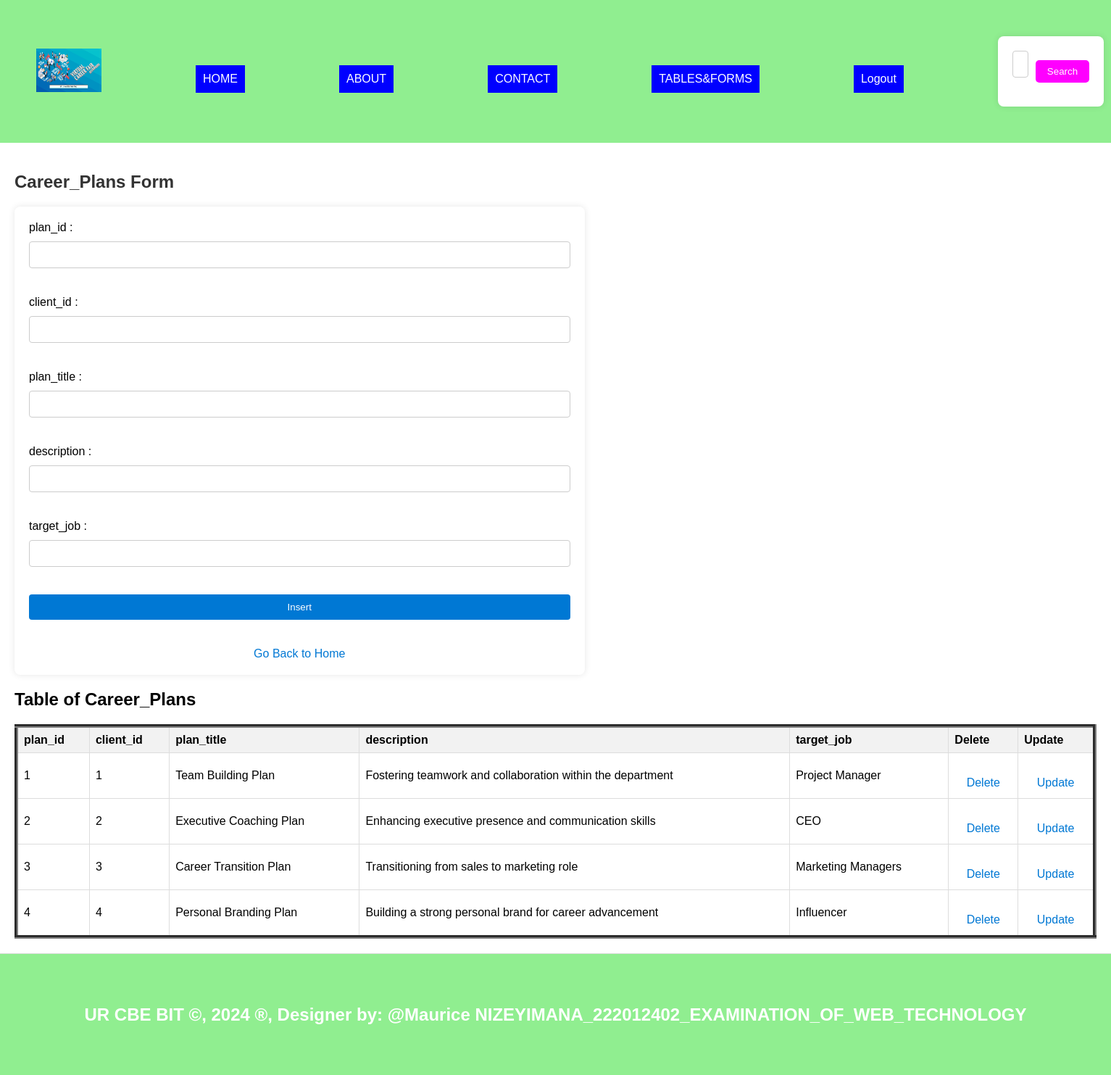
/Career_Plans.php, run on the app's committed database.
### tables this page shows
CREATE TABLE `career_plans` (
  `plan_id` int(11) NOT NULL,
  `client_id` int(11) DEFAULT NULL,
  `plan_title` varchar(100) DEFAULT NULL,
  `description` text DEFAULT NULL,
  `target_job` varchar(100) DEFAULT NULL
);

### Career_Plans.php (the view, shortened to what this page needs)
<?php
include "menu.php";
?>
<section>
    <h1>Career_Plans  Form</h1>
    <form method="post" onsubmit="return confirmInsert();">
        <label for="planid">plan_id   :</label>
        <input type="number" id="planid" name="planid"><br><br>
        <label for="clientid">client_id  :</label>
        <input type="number" id="clientid" name="clientid" required><br><br>
        <label for="plant">plan_title  :</label>
        <input type="text" id="plant" name="plant" required><br><br>
        <label for="descr">description :</label>
        <input type="text" id="descr" name="descr" required><br><br>
        <label for="tagj">target_job  :</label>
        <input type="text" id="tagj" name="tagj" required><br><br>
        <input type="submit" name="add" value="Insert"><br><br>
        <a href="./home.php">Go Back to Home</a>
    </form>
<!DOCTYPE html>
<html>
<head>
</head>
<body>
    <center><h2>Table of Career_Plans</h2></center>
    <table border="5">
        <tr>
            <th>plan_id</th>
            <th>client_id</th>
            <th>plan_title</th>
            <th>description</th>
            <th>target_job</th>
            <th>Delete</th>
            <th>Update</th>
        </tr>
        <?php
       include "database_connection.php";
        $sql = "SELECT * FROM Career_Plans";
        $result = $connection->query($sql);
        if ($result->num_rows > 0) {
            while ($row = $result->fetch_assoc()) {
                $plan_id = $row['plan_id'];
                echo "<tr>
                    <td>" . $row['plan_id'] . "</td>
                    <td>" . $row['client_id'] . "</td>
                    <td>" . $row['plan_title'] . "</td>
                    <td>" . $row['description'] . "</td>
                    <td>" . $row['target_job'] . "</td>
                    <td><a style='padding:4px' href='delete_Career_Plans.php?plan_id=$plan_id'>Delete</a></td>
                    <td><a style='padding:4px' href='update_Career_Plans.php?plan_id=$plan_id'>Update</a></td>
                </tr>";
            }
        } else {
            echo "<tr><td colspan='6'>No data found</td></tr>";
        }
        ?>
    </table>
</body>
</html>
</section>
 <footer>
    <center><b><h2>UR CBE BIT &copy, 2024 &reg, Designer by: @Maurice NIZEYIMANA_222012402_EXAMINATION_OF_WEB_TECHNOLOGY</h2></b></center>
  </footer>
</body>
</html>

### style.css (style rules this page uses)
body { font-family: Arial, sans-serif; margin: 0; padding: 0; }
section { padding:82px; border-bottom: 1px solid #ddd; }
footer { text-align: center; padding: 20px; background-color:darkmagenta; }

### menu.php (style rules this page uses)
body { background-image: url('./Image/virtual.jpeg'); background-size: cover; margin: 0; padding: 0; }
footer { background-color: lightgreen; padding: 50px; text-align: center; color: white; }

### Career_Plans.php (style rules this page uses)
table { width: 100%; border-collapse: collapse; }
th, td { border: 1px solid #ddd; padding: 8px; text-align: left; }
th { background-color: #f2f2f2; }
section { padding: 20px; display: flex; justify-content: flex-start; align-items: flex-start; flex-direction: column; }
h1 { text-align: center; color: #333; }
form { width: 50%; margin-right: auto; background-color: #fff; padding: 20px; border-radius: 8px; box-shadow: 0 0 10px rgba(0, 0, 0, 0.1); }
label { display: block; margin-bottom: 10px; }
input[type="number"], input[type="text"] { width: 100%; padding: 10px; margin-bottom: 20px; border: 1px solid #ccc; border-radius: 4px; box-sizing: border-box; }
input[type="submit"] { width: 100%; padding: 10px; background-color: #0078D4; color: #fff; border: none; border-radius: 4px; cursor: pointer; transition: background-color 0.3s; }
a { display: block; text-align: center; color: #0078D4; text-decoration: none; margin-top: 20px; }

### data on the page
career_plans: plan_id "1", client "1", plan_title "Team Building Plan", description "Fostering teamwork and collaboration within the department", target_job "Project Manager"
career_plans: plan_id "2", client "2", plan_title "Executive Coaching Plan", description "Enhancing executive presence and communication skills", target_job "CEO"
career_plans: plan_id "3", client "3", plan_title "Career Transition Plan", description "Transitioning from sales to marketing role", target_job "Marketing Managers"
career_plans: plan_id "4", client "4", plan_title "Personal Branding Plan", description "Building a strong personal brand for career advancement", target_job "Influencer"
